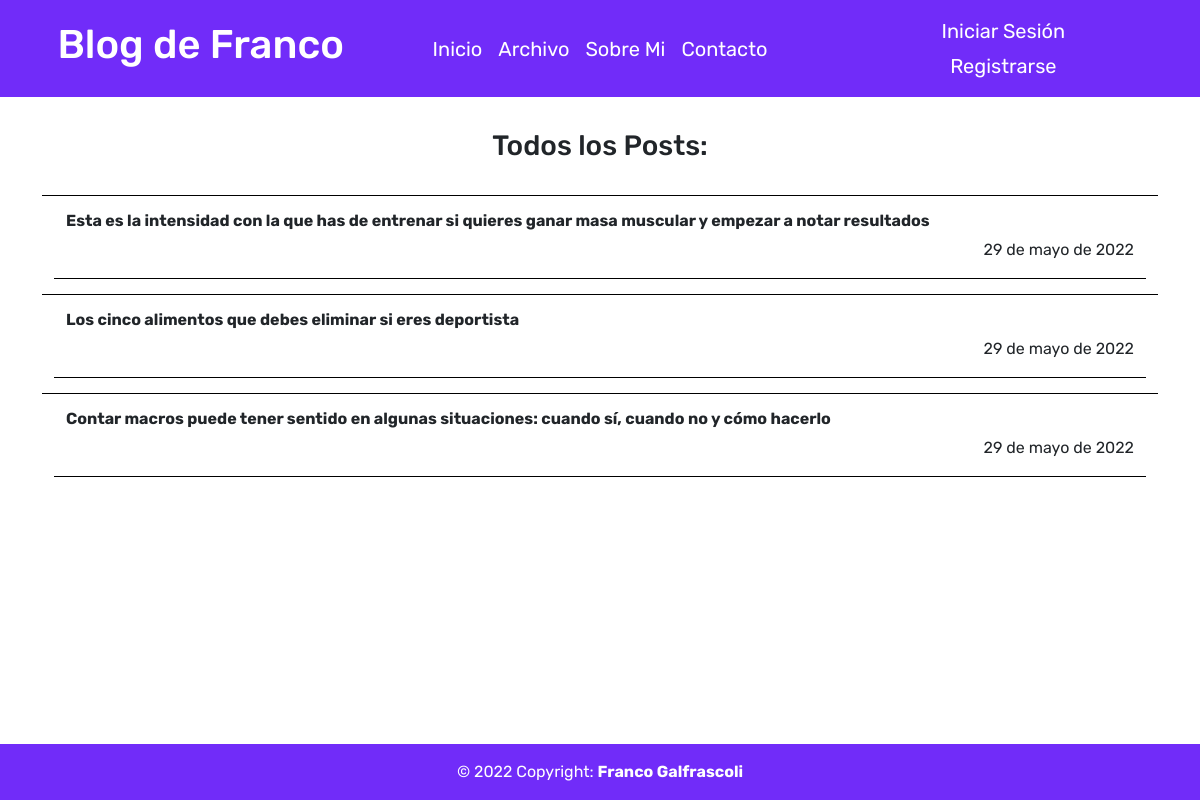
The page /allposts/ on the database its author committed.
### blogdefranco/models.py (models this page shows, shortened)
class Post(models.Model):
    titulo = models.CharField(max_length= 500)
    epigrafe = models.TextField(max_length=700)
    autor = models.ForeignKey(User, on_delete=models.CASCADE)
    fecha = models.DateField(blank=False)
    imagen = models.ImageField(upload_to='post')
    cuerpo = RichTextField(blank=True, null=True)

### blogdefranco/views.py (the view)
# urls.py: path('allposts/', AllPosts.as_view(), name='All Posts' ),
class AllPosts(ListView):
    model = Post
    template_name = 'blogdefranco/archivo.html'
    ordering = ('-fecha', '-id')

### blogdefranco/templates/blogdefranco/archivo.html (shortened to what this page needs)
{% extends 'blogdefranco/base.html' %}
{% block body %}
<section class="pt-4 pt-5--large pr-sm pb-3 pb-5--large pl-sm bg-white blogdefranco">
 <div class="container pt-2">
    <h3 style="text-align: center">Todos los Posts:</h3> <br>
    {% for post in object_list%}
        <div class="container" style="margin-bottom: 10px; border-top: 1px solid black;">
            <div class="container" style="margin-bottom: 15px; border-bottom: 1px solid black; padding-top:15px">
                <a href="{% url 'Archivo' post.pk %}" class="hov-ul text-dark disp-blk" style="text-decoration: none;"><h6><strong>{{post.titulo}}</strong></h6> <p class="d-flex justify-content-end">{{post.fecha}}</p></a>
            </div>
        </div>
    {% endfor %}
 </div>
</section>
{% endblock %}

### blogdefranco/templates/blogdefranco/base.html (style rules this page uses)
html { overflow-y: scroll; }
.blogdefranco { animation-name: blogdefranco !important; animation-duration: 3s; }

### rows shown on the page
Post: titulo "Esta es la intensidad con la que has de entrenar si quieres ganar masa muscular y empezar a notar resultados", fecha "29 de mayo de 2022"
Post: titulo "Los cinco alimentos que debes eliminar si eres deportista", fecha "29 de mayo de 2022"
Post: titulo "Contar macros puede tener sentido en algunas situaciones: cuando sí, cuando no y cómo hacerlo", fecha "29 de mayo de 2022"
